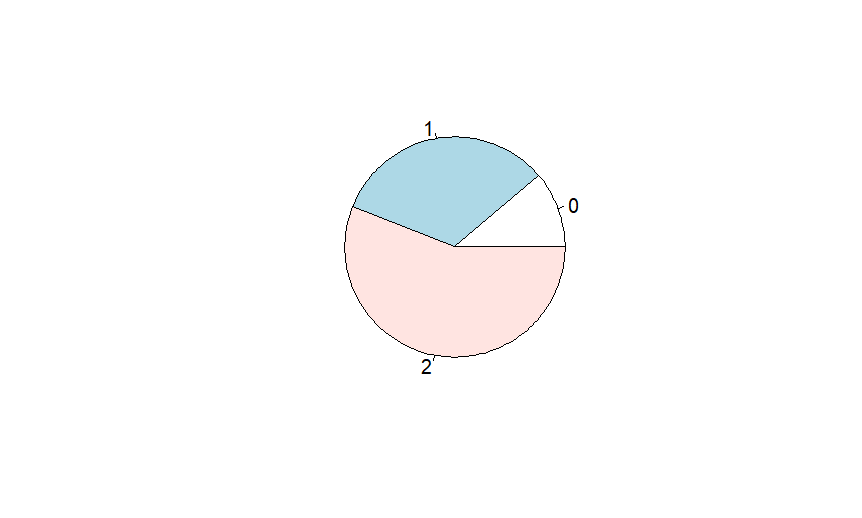

Reproduce this figure in R.
# Load required libraries
library(fpc)

# Read the dataset
Data <- read.csv("C:/Users/HP/Downloads/Data.csv")

# Remove non-numeric columns (assuming the last column is the label/target)
Data <- Data[, sapply(Data, is.numeric)]

# Remove rows with missing values
Data <- na.omit(Data)

# Convert data to numeric matrix
Data <- as.matrix(Data)
Data
# DBSCAN clustering
dbscan_clusters <- dbscan(Data, eps = 0.5, MinPts = 5)

# Print cluster structure
cat("DBSCAN Cluster Structure:\n")
print(table(dbscan_clusters$cluster))

# Plot pie chart for cluster distribution
pie(table(dbscan_clusters$cluster))
